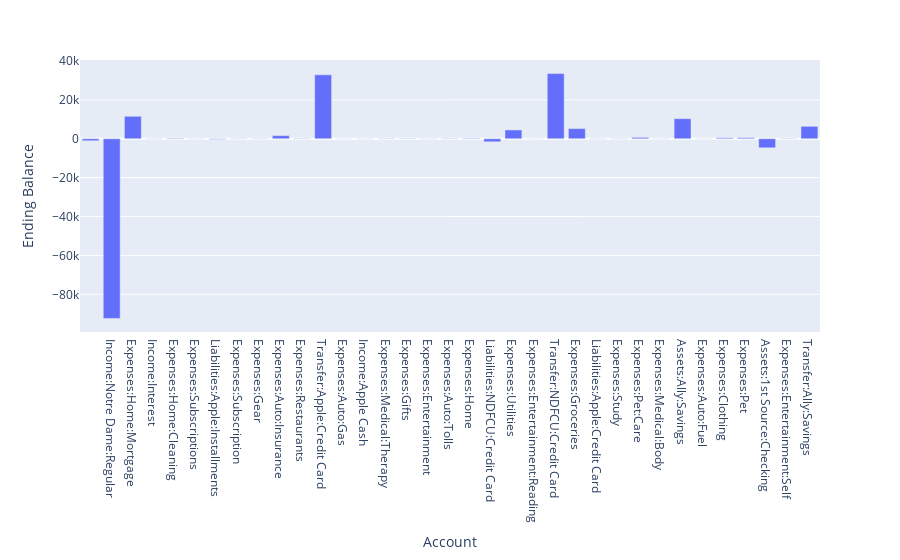

The code cell stored with this chart in its notebook:
### Code cell
fig = px.bar(acct_bals, x=acct_bals.index, y="Ending Balance")
fig.show()

### Figure 1 — Plotly figure (JSON) as saved in the notebook; plotly's stock layout.template omitted (floating-point values rounded to 4 significant figures)
{"data": [{"alignmentgroup": "True", "hovertemplate": "Account=%{x}<br>Ending Balance=%{y}<extra></extra>", "legendgroup": "", "marker": {"color": "#636efa", "pattern": {"shape": ""}}, "name": "", "offsetgroup": "", "orientation": "v", "showlegend": false, "textposition": "auto", "type": "bar", "x": ["", "Income:Notre Dame:Regular", "Expenses:Home:Mortgage", "Income:Interest", "Expenses:Home:Cleaning", "Expenses:Subscriptions", "Liabilities:Apple:Installments", "Expenses:Subscription", "Expenses:Gear", "Expenses:Auto:Insurance", "Expenses:Restaurants", "Transfer:Apple:Credit Card", "Expenses:Auto:Gas", "Income:Apple Cash", "Expenses:Medical:Therapy", "Expenses:Gifts", "Expenses:Entertainment", "Expenses:Auto:Tolls", "Expenses:Home", "Liabilities:NDFCU:Credit Card", "Expenses:Utilities", "Expenses:Entertainment:Reading", "Transfer:NDFCU:Credit Card", "Expenses:Groceries", "Liabilities:Apple:Credit Card", "Expenses:Study", "Expenses:Pet:Care", "Expenses:Medical:Body", "Assets:Ally:Savings", "Expenses:Auto:Fuel", "Expenses:Clothing", "Expenses:Pet", "Assets:1st Source:Checking", "Expenses:Entertainment:Self", "Transfer:Ally:Savings"], "xaxis": "x", "y": [-1037.0, -92390.0, 11550.0, -72.87, 278, 55.97, -249.8, 114.8, 101.7, 1597.0, 148.1, 32870.0, 8.43, -40.45, 132.5, 125, 56.18, 127.5, 237.4, -1572.0, 4532.0, 12.99, 33510.0, 5230.0, -62.41, 77.92, 720, 30.85, 10330.0, 31.94, 481.5, 542.8, -4652.0, 142.5, 6400], "yaxis": "y"}], "layout": {"autosize": true, "barmode": "relative", "legend": {"tracegroupgap": 0}, "margin": {"t": 60}, "xaxis": {"anchor": "y", "autorange": true, "domain": [0, 1], "range": [-0.5, 34.5], "title": {"text": "Account"}, "type": "category"}, "yaxis": {"anchor": "x", "autorange": true, "domain": [0, 1], "range": [-99380.0, 40500.0], "title": {"text": "Ending Balance"}, "type": "linear"}}}
